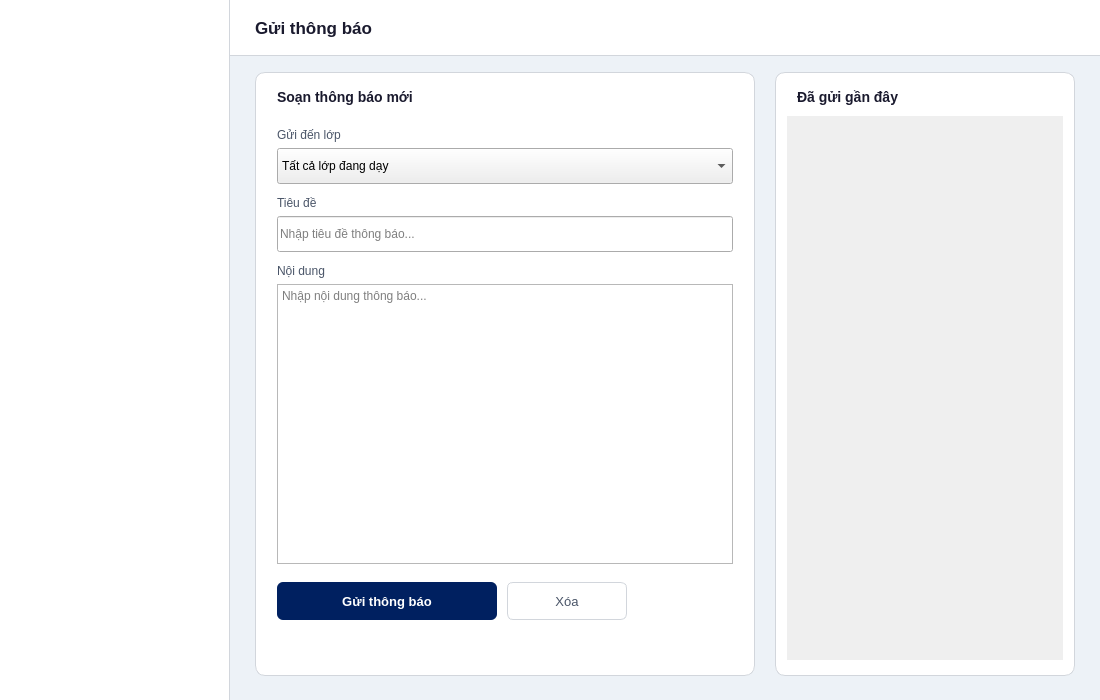
<?xml version="1.0" encoding="UTF-8"?>
<ui version="4.0">
 <class>TeacherNotice</class>
 <widget class="QWidget" name="TeacherNotice">
  <property name="geometry"><rect><x>0</x><y>0</y><width>1100</width><height>700</height></rect></property>
  <property name="minimumSize"><size><width>1100</width><height>700</height></size></property>
  <property name="windowTitle"><string>EAUT - Gui thong bao</string></property>
  <property name="styleSheet"><string notr="true">QWidget#TeacherNotice { background: #edf2f7; }</string></property>

  <widget class="QFrame" name="sidebar">
   <property name="geometry"><rect><x>0</x><y>0</y><width>230</width><height>700</height></rect></property>
   <property name="styleSheet"><string notr="true">QFrame#sidebar { background: #ffffff; border-right: 1px solid #d2d6dc; }</string></property>
   <property name="frameShape"><enum>QFrame::NoFrame</enum></property>
  </widget>

  <widget class="QFrame" name="contentArea">
   <property name="geometry"><rect><x>230</x><y>0</y><width>870</width><height>700</height></rect></property>
   <property name="styleSheet"><string notr="true">QFrame#contentArea { background: #edf2f7; border: none; }</string></property>
   <property name="frameShape"><enum>QFrame::NoFrame</enum></property>

   <widget class="QFrame" name="headerBar">
    <property name="geometry"><rect><x>0</x><y>0</y><width>870</width><height>56</height></rect></property>
    <property name="styleSheet"><string notr="true">QFrame#headerBar { background: white; border-bottom: 1px solid #d2d6dc; }</string></property>
    <property name="frameShape"><enum>QFrame::NoFrame</enum></property>
    <widget class="QLabel" name="lblPageTitle">
     <property name="geometry"><rect><x>25</x><y>0</y><width>500</width><height>56</height></rect></property>
     <property name="styleSheet"><string notr="true">color: #1a1a2e; font-size: 17px; font-weight: bold; background: transparent;</string></property>
     <property name="text"><string>Gửi thông báo</string></property>
     <property name="alignment"><set>Qt::AlignLeft|Qt::AlignVCenter</set></property>
    </widget>
   </widget>

   <!-- Compose form -->
   <widget class="QFrame" name="composeFrame">
    <property name="geometry"><rect><x>25</x><y>72</y><width>500</width><height>604</height></rect></property>
    <property name="styleSheet"><string notr="true">QFrame#composeFrame { background: white; border: 1px solid #d2d6dc; border-radius: 10px; }</string></property>
    <property name="frameShape"><enum>QFrame::NoFrame</enum></property>

    <widget class="QLabel" name="lblComposeTitle">
     <property name="geometry"><rect><x>22</x><y>14</y><width>400</width><height>22</height></rect></property>
     <property name="styleSheet"><string notr="true">color: #1a1a2e; font-size: 14px; font-weight: bold; background: transparent;</string></property>
     <property name="text"><string>Soạn thông báo mới</string></property>
    </widget>

    <widget class="QLabel" name="lblToClass">
     <property name="geometry"><rect><x>22</x><y>54</y><width>460</width><height>18</height></rect></property>
     <property name="styleSheet"><string notr="true">color: #4a5568; font-size: 12px; background: transparent;</string></property>
     <property name="text"><string>Gửi đến lớp</string></property>
    </widget>
    <widget class="QComboBox" name="cboTargetClass">
     <property name="geometry"><rect><x>22</x><y>76</y><width>456</width><height>36</height></rect></property>
     <item><property name="text"><string>Tất cả lớp đang dạy</string></property></item>
    </widget>

    <widget class="QLabel" name="lblSubject">
     <property name="geometry"><rect><x>22</x><y>122</y><width>460</width><height>18</height></rect></property>
     <property name="styleSheet"><string notr="true">color: #4a5568; font-size: 12px; background: transparent;</string></property>
     <property name="text"><string>Tiêu đề</string></property>
    </widget>
    <widget class="QLineEdit" name="txtSubject">
     <property name="geometry"><rect><x>22</x><y>144</y><width>456</width><height>36</height></rect></property>
     <property name="placeholderText"><string>Nhập tiêu đề thông báo...</string></property>
    </widget>

    <widget class="QLabel" name="lblContent">
     <property name="geometry"><rect><x>22</x><y>190</y><width>460</width><height>18</height></rect></property>
     <property name="styleSheet"><string notr="true">color: #4a5568; font-size: 12px; background: transparent;</string></property>
     <property name="text"><string>Nội dung</string></property>
    </widget>
    <widget class="QTextEdit" name="txtContent">
     <property name="geometry"><rect><x>22</x><y>212</y><width>456</width><height>280</height></rect></property>
     <property name="placeholderText"><string>Nhập nội dung thông báo...</string></property>
    </widget>

    <widget class="QPushButton" name="btnSendNotice">
     <property name="geometry"><rect><x>22</x><y>510</y><width>220</width><height>38</height></rect></property>
     <property name="styleSheet"><string notr="true">QPushButton { background: #002060; color: white; border: none; border-radius: 6px; font-size: 13px; font-weight: bold; } QPushButton:hover { background: #001a50; }</string></property>
     <property name="text"><string>Gửi thông báo</string></property>
     <property name="cursor"><cursorShape>PointingHandCursor</cursorShape></property>
    </widget>
    <widget class="QPushButton" name="btnClearNotice">
     <property name="geometry"><rect><x>252</x><y>510</y><width>120</width><height>38</height></rect></property>
     <property name="styleSheet"><string notr="true">QPushButton { background: white; color: #4a5568; border: 1px solid #d2d6dc; border-radius: 6px; font-size: 13px; } QPushButton:hover { background: #edf2f7; }</string></property>
     <property name="text"><string>Xóa</string></property>
     <property name="cursor"><cursorShape>PointingHandCursor</cursorShape></property>
    </widget>
   </widget>

   <!-- Sent list -->
   <widget class="QFrame" name="sentFrame">
    <property name="geometry"><rect><x>545</x><y>72</y><width>300</width><height>604</height></rect></property>
    <property name="styleSheet"><string notr="true">QFrame#sentFrame { background: white; border: 1px solid #d2d6dc; border-radius: 10px; }</string></property>
    <property name="frameShape"><enum>QFrame::NoFrame</enum></property>

    <widget class="QLabel" name="lblSentTitle">
     <property name="geometry"><rect><x>22</x><y>14</y><width>260</width><height>22</height></rect></property>
     <property name="styleSheet"><string notr="true">color: #1a1a2e; font-size: 14px; font-weight: bold; background: transparent;</string></property>
     <property name="text"><string>Đã gửi gần đây</string></property>
    </widget>

    <widget class="QScrollArea" name="sentScroll">
     <property name="geometry"><rect><x>12</x><y>44</y><width>276</width><height>544</height></rect></property>
     <property name="widgetResizable"><bool>true</bool></property>
     <property name="styleSheet"><string notr="true">QScrollArea { background: transparent; border: none; }</string></property>
     <widget class="QWidget" name="sentContent">
      <property name="geometry"><rect><x>0</x><y>0</y><width>274</width><height>540</height></rect></property>
     </widget>
    </widget>
   </widget>

  </widget>
 </widget>
 <resources/>
 <connections/>
</ui>
